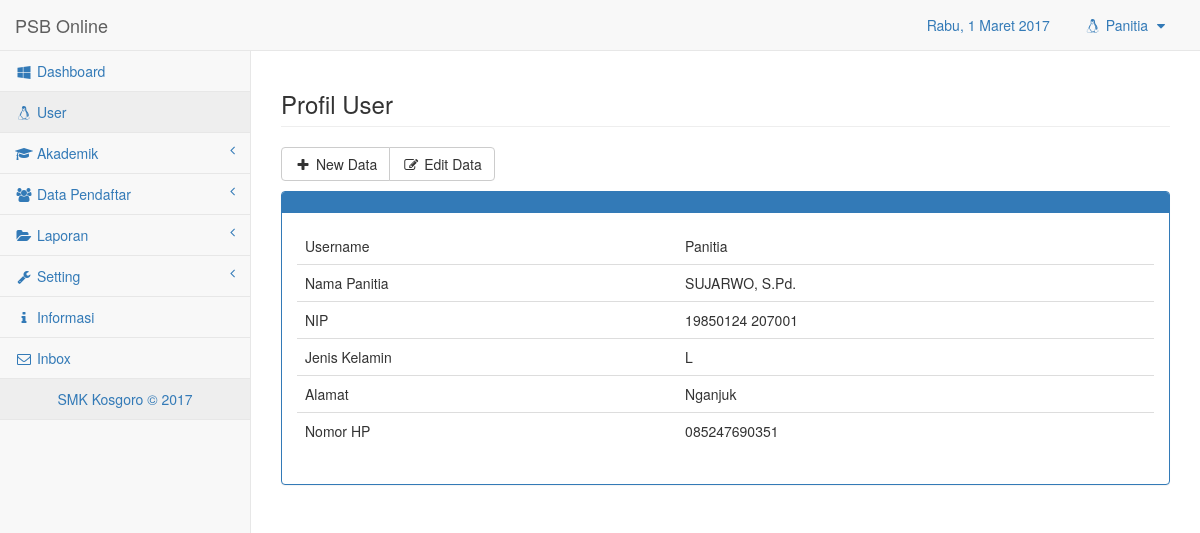
Page /app/admin.php?p=users.akun (signed in) on the committed database.
### tables this page shows
CREATE TABLE `tb_user` (
  `usr_id` int(11) NOT NULL,
  `usr_username` varchar(15) NOT NULL,
  `usr_password` varchar(40) NOT NULL,
  `usr_nama` varchar(100) NOT NULL,
  `usr_nip` varchar(15) NOT NULL,
  `usr_jk` varchar(10) NOT NULL,
  `usr_alamat` text NOT NULL,
  `usr_no_telp` varchar(20) NOT NULL,
  `usr_blokir` enum('Y','N') NOT NULL DEFAULT 'N'
);

### app/modul/users/akun.php (the view, shortened to what this page needs)
<div class="row">
    <div class="col-lg-12">
        <h3 class="page-header">Profil User</h3>
    </div>
</div>
<div class="btn-group" role="group" aria-label="..." style="margin-bottom: 10px;">
    <a class="btn btn-default" title="New Data" data-toggle="modal" data-target="#add" aria-hidden="true"><i class="fa fa-plus fa-fw"></i> New Data</a>
    <a href="?p=users.profile&id=<?php echo $_SESSION['usr_id']; ?>" title="Edit Data" class="btn btn-default"><i class="fa fa-edit fa-fw"></i> Edit Data</a>
</div>
<?php
    $id   = $_SESSION['usr_id'];
    $sql  = mysqli_query($conn, "SELECT * FROM tb_user WHERE usr_id = $id ");
    $data = mysqli_fetch_assoc($sql);
?>
<div class="row">
    <div class="col-lg-12">
        <div class="panel panel-primary">
            <div class="panel-heading"></div>
            <div class="panel-body">
                <div class="dataTable_wrapper">
                    <div class="table-responsive">
                        <table class="table table-striped table-hover">
                            <thead>
                                <tr>
                                    <td>Username</td>
                                    <td><?php echo $data['usr_username']; ?></td>
                                </tr>
                                <tr>
                                    <td>Nama Panitia</td>
                                    <td><?php echo $data['usr_nama']; ?></td>
                                </tr>
                                <tr>
                                    <td>NIP</td>
                                    <td><?php echo $data['usr_nip']; ?></td>
                                </tr>
                                <tr>
                                    <td>Jenis Kelamin</td>
                                    <td><?php echo $data['usr_jk']; ?></td>
                                </tr>
                                <tr>
                                    <td>Alamat</td>
                                    <td><?php echo $data['usr_alamat']; ?></td>
                                </tr>
                                <tr>
                                    <td>Nomor HP</td>
                                    <td><?php echo $data['usr_no_telp']; ?></td>
                                </tr>
                            </thead>
                        </table>
                    </div>
                </div>
            </div>
        </div>
    </div>
</div>

### rows in the picture
tb_user: usr_username "Panitia", usr_nama "SUJARWO, S.Pd.", usr_nip "19850124 207001", usr_jk "L", usr_alamat "Nganjuk", usr_no_telp "085247690351"

### other values in the picture
$hari_ini "Rabu"
$_SESSION['usr_username'] "Panitia"
